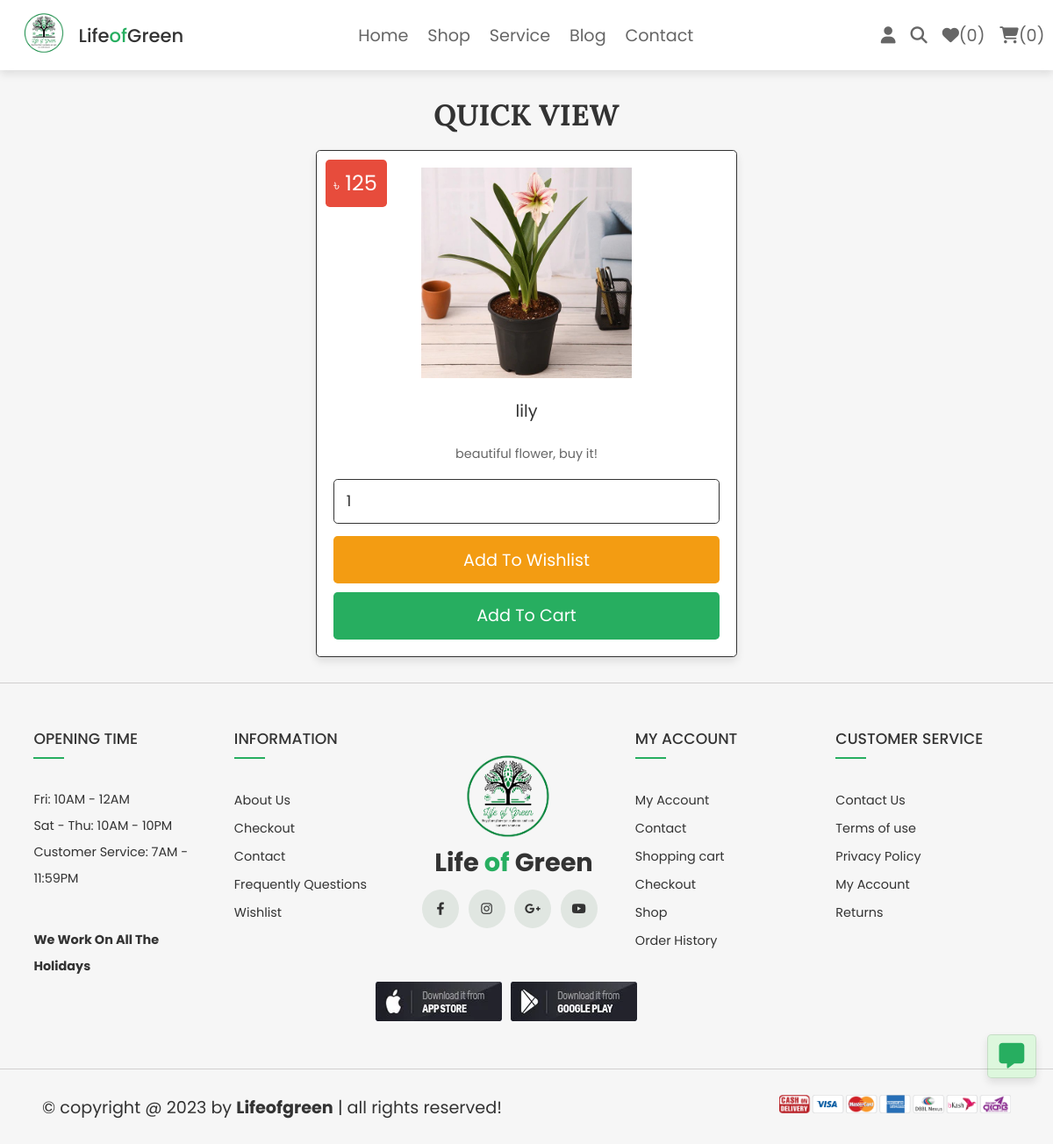
Page /view_page.php?pid=24 (signed in) on the committed database.
### tables this page shows
CREATE TABLE `users` (
  `id` int(100) NOT NULL,
  `name` varchar(100) NOT NULL,
  `email` varchar(100) NOT NULL,
  `password` varchar(100) NOT NULL,
  `user_type` varchar(20) NOT NULL DEFAULT 'user',
  `user_status` varchar(100) NOT NULL,
  `image` varchar(100) NOT NULL,
  `degree` varchar(100) NOT NULL,
  `specialist` varchar(100) NOT NULL
);

CREATE TABLE `products` (
  `id` int(100) NOT NULL,
  `name` varchar(100) NOT NULL,
  `category` varchar(20) NOT NULL,
  `season` varchar(100) NOT NULL,
  `details` varchar(500) NOT NULL,
  `price` int(100) NOT NULL,
  `image` varchar(100) NOT NULL
);

### view_page.php (the view, shortened to what this page needs)
<?php
@include 'config.php';
?>
<!DOCTYPE html>
<html lang="en">
<head>
   <link rel="stylesheet" href="https://cdnjs.cloudflare.com/ajax/libs/font-awesome/6.1.1/css/all.min.css">
   <link rel="stylesheet" href="css/style.css">
</head>
<body>
<?php include 'header.php'; ?>
<section class="quick-view">
   <h1 class="title">quick view</h1>
   <?php
      $pid = $_GET['pid'];
      $select_products = $conn->prepare("SELECT * FROM `products` WHERE id = ?");
      $select_products->execute([$pid]);
      if($select_products->rowCount() > 0){
         while($fetch_products = $select_products->fetch(PDO::FETCH_ASSOC)){
   ?>
   <form action="" class="box" method="POST">
      <div class="price">৳ <span><?= $fetch_products['price']; ?></span></div>
      <img src="uploaded_img/<?= $fetch_products['image']; ?>" alt="">
      <div class="name"><?= $fetch_products['name']; ?></div>
      <div class="details"><?= $fetch_products['details']; ?></div>
      <input type="number" min="1" value="1" name="p_qty" class="qty">
      <input type="submit" value="add to wishlist" class="option-btn" name="add_to_wishlist">
      <input type="submit" value="add to cart" class="btn" name="add_to_cart">
   </form>
   <?php
         }
      }else{
         echo '<p class="empty">no products added yet!</p>';
      }
   ?>
</section>
<?php include 'footer.php'; ?>
</body>
</html>

### css/style.css (style rules this page uses)
.quick-view .box { max-width: 50rem; padding: 2rem; text-align: center; border: var(--border); background-color: var(--white); box-shadow: var(--box-shadow); border-radius: .5rem; position: relative; margin: 0 auto; }
.quick-view .box img { height: 25rem; margin-bottom: 1rem; }
.quick-view .box .price { position: absolute; top: 1rem; left: 1rem; padding: 1rem; border-radius: .5rem; background-color: var(--red); font-size: 1.8rem; color: var(--white); }
.quick-view .box .price span { font-size: 2.5rem; color: var(--white); margin: 0 .2rem; }
.quick-view .box .qty { margin: .5rem 0; border-radius: .5rem; padding: 1.2rem 1.4rem; font-size: 1.8rem; color: var(--black); border: var(--border); width: 100%; }
.quick-view .box .name { font-size: 2rem; color: var(--black); padding: 1rem 0; }
.quick-view .box .details { padding: 1rem 0; line-height: 2; font-size: 1.5rem; color: var(--light-color); }

### css/components.css (style rules this page uses)
:root { --green: #27ae60; --orange: #f39c12; --red: #e74c3c; --black: #333; --light-color: #666; --white: #fff; --light-bg: #f6f6f6; --border: .2rem solid var(--black); --box-shadow: 0 .5rem 1rem rgba(0, 0, 0, .1); --swiper-theme-color: #27ae60 !important; --outline: .1rem solid rgba(0, 0, 0, .1); --outline-hover: .2rem solid var(--black); }
* { font-family: 'Poppins', sans-serif; margin: 0; padding: 0; box-sizing: border-box; outline: none; border: none; text-decoration: none; color: var(--black); }
body { background-color: var(--light-bg); }
html { font-size: 60%; overflow-x: hidden; scroll-behavior: smooth; scroll-padding-top: 6.5rem; }
section { padding: 3rem 2rem; max-width: 1200px; margin: 0 auto; }
.btn, .delete-btn, .option-btn { display: block; width: 100%; margin-top: 1rem; border-radius: .5rem; color: var(--white); font-size: 2rem; padding: 1.3rem 3rem; text-transform: capitalize; cursor: pointer; text-align: center; }
.btn { background-color: var(--green); }
.option-btn { background-color: var(--orange); }
.title { text-align: center; margin-bottom: 2rem; text-transform: uppercase; color: var(--black); font-size: 3.5rem; font-family: 'Lora', sans-serif; }

### rows in the picture
products: price "125", image (picture), name "lily", details "beautiful flower, buy it!"

### other values in the picture
$count_wishlist_items->rowCount() "0"
$count_cart_items->rowCount() "0"
